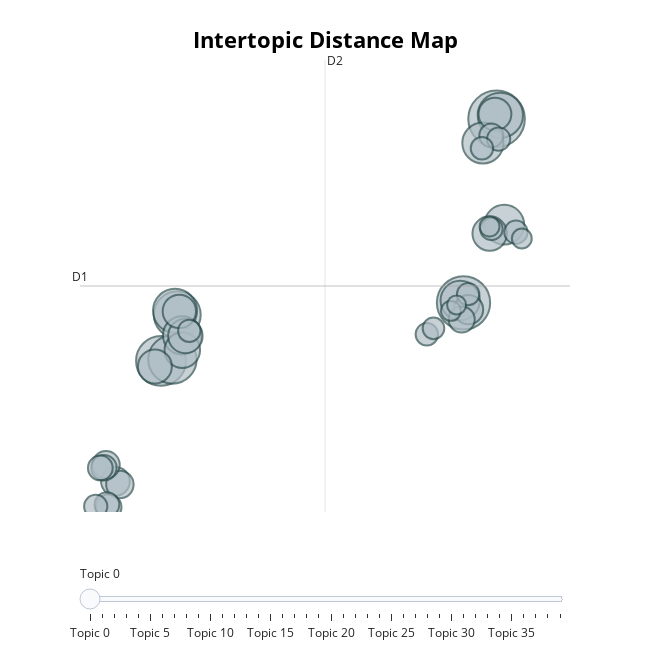

Notebook code for this chart:
### Code cell
model.visualize_topics(custom_labels=True)

### Figure 1 — Plotly figure (JSON) as saved in the notebook; plotly's stock layout.template omitted (floating-point values rounded to 4 significant figures)
{"data": [{"customdata": [[0, "capitol | trump | terrorist | riot | people", 89], [1, "trump | wa | feel | love | day", 79], [2, "vote | ballot | state | election | trump", 69], [3, "biden | vote biden | manifest | vote | 45 electoral", 65], [4, "biden | plan | policy | tax | student", 61], [5, "supporter | trump supporter | support | trump | support trump", 57], [6, "money | trump | economy | tax | year", 54], [7, "trump | world | trump trump | real | country", 47], [8, "trump | think | term | crazy | office", 44], [9, "twitter | tweet | trump | medium | tr", 43], [10, "harris | kamala | black | kamala harris | biden harris", 41], [11, "biden | joe biden | joe | thewayiseeit | thewayiseeit thewayiseeit", 35], [12, "vaccine | vaccinated | biden | coronavirus vaccine | vaccination", 33], [13, "court | supreme court | supreme | lawyer | trump lawyer", 33], [14, "party | gop | republicans | deep | trump", 32], [15, "border | immigration | biden | ha | biden administration", 31], [16, "white | racist | black | white supremacist | supremacist", 30], [17, "woodward | cnn | jack | film | video", 24], [18, "concede | communist | loses | conceded | losing", 23], [19, "accept | biden | votes | won | lost", 21], [20, "putin | russia | moscow mitch | moscow | mitch", 21], [21, "christian | devil | god | satan | celebrant", 19], [22, "lie | lied | trump lie | lying | deceive", 18], [23, "china | hunter biden | hunter | biden | email", 18], [24, "gun | atf | biden | end | severe", 17], [25, "fact | biden | lie | dog | ample", 17], [26, "trump wa | mean trump | year trump | trump | did", 16], [27, "impeached | impeachment | trump impeachment | senate | house", 15], [28, "awful | ve | trump president | worse | trump", 15], [29, "biden | money mouth_face | mouth_face | money | hunter", 15], [30, "debate | final | biden | trump biden | biden debate", 14], [31, "care | miss trump | mrs | kevin sorbo | sorbo", 14], [32, "2020 | trump pence | pence 2020 | trump 2020 | pence", 14], [33, "virus | infected | country | virus did | tested", 14], [34, "pardon | trump pardon | prison | pardon trump | pension", 14], [35, "remove | fix | library | remove trump | death", 13], [36, "covid | ploy | trump covid | responsible | covid 19", 11], [37, "parler | did trump | trump did | 2001 | leaving free", 11], [38, "mask | wear | wear mask | wearing mask | wearing", 11], [39, "died | americans died | people | death | americans", 10]], "hovertemplate": "<b>Topic %{customdata[0]}</b><br>%{customdata[1]}<br>Size: %{customdata[2]}", "legendgroup": "", "marker": {"color": "#B0BEC5", "line": {"color": "DarkSlateGrey", "width": 2}, "size": [89, 79, 69, 65, 61, 57, 54, 47, 44, 43, 41, 35, 33, 33, 32, 31, 30, 24, 23, 21, 21, 19, 18, 18, 17, 17, 16, 15, 15, 15, 14, 14, 14, 14, 14, 13, 11, 11, 11, 10], "sizemode": "area", "sizeref": 0.05563, "symbol": "circle"}, "mode": "markers", "name": "", "orientation": "v", "showlegend": false, "type": "scatter", "x": [10.88, 9.665, -1.453, -1.032, -0.8541, 11.02, -0.9363, 10.38, 11.16, 9.544, -0.6749, -0.67, 10.63, -0.5563, -1.677, -0.7783, 10.82, 9.848, -3.127, -2.963, -3.474, 9.597, -3.373, -3.55, -3.682, -3.44, 10.69, 10.96, 11.59, -3.851, -0.4122, 9.835, 10.34, 10.69, 8.317, 8.561, 10.62, 11.81, 9.202, 9.41], "xaxis": "x", "y": [11.49, 5.543, 3.668, 3.714, 5.162, 11.61, 5.286, 10.71, 8.069, 5.619, 4.494, 4.012, 7.782, 4.475, 3.485, 5.268, 11.64, 5.325, -0.2255, -0.3277, 0.3086, 5.006, -1.057, 0.2124, 0.2077, -0.9788, 10.95, 10.84, 7.829, -1.036, 4.639, 5.825, 10.54, 7.933, 4.527, 4.72, 8.009, 7.624, 5.283, 5.473], "yaxis": "y"}], "layout": {"annotations": [{"showarrow": false, "text": "D1", "x": -4.429, "y": 6.088, "yshift": 10}, {"showarrow": false, "text": "D2", "x": 4.575, "xshift": 10, "y": 13.39}], "height": 650, "hoverlabel": {"bgcolor": "white", "font": {"family": "Rockwell", "size": 16}}, "legend": {"itemsizing": "constant", "tracegroupgap": 0}, "margin": {"t": 60}, "shapes": [{"line": {"color": "#CFD8DC", "width": 2}, "type": "line", "x0": 4.575, "x1": 4.575, "y0": -1.216, "y1": 13.39}, {"line": {"color": "#9E9E9E", "width": 2}, "type": "line", "x0": -4.429, "x1": 13.58, "y0": 6.088, "y1": 6.088}], "sliders": [{"active": 0, "pad": {"t": 50}, "steps": [{"args": [{"marker.color": [["red", "#B0BEC5", "#B0BEC5", "#B0BEC5", "#B0BEC5", "#B0BEC5", "#B0BEC5", "#B0BEC5", "#B0BEC5", "#B0BEC5", "#B0BEC5", "#B0BEC5", "#B0BEC5", "#B0BEC5", "#B0BEC5", "#B0BEC5", "#B0BEC5", "#B0BEC5", "#B0BEC5", "#B0BEC5", "#B0BEC5", "#B0BEC5", "#B0BEC5", "#B0BEC5", "#B0BEC5", "#B0BEC5", "#B0BEC5", "#B0BEC5", "#B0BEC5", "#B0BEC5", "#B0BEC5", "#B0BEC5", "#B0BEC5", "#B0BEC5", "#B0BEC5", "#B0BEC5", "#B0BEC5", "#B0BEC5", "#B0BEC5", "#B0BEC5"]]}], "label": "Topic 0", "method": "update"}, {"args": [{"marker.color": [["#B0BEC5", "red", "#B0BEC5", "#B0BEC5", "#B0BEC5", "#B0BEC5", "#B0BEC5", "#B0BEC5", "#B0BEC5", "#B0BEC5", "#B0BEC5", "#B0BEC5", "#B0BEC5", "#B0BEC5", "#B0BEC5", "#B0BEC5", "#B0BEC5", "#B0BEC5", "#B0BEC5", "#B0BEC5", "#B0BEC5", "#B0BEC5", "#B0BEC5", "#B0BEC5", "#B0BEC5", "#B0BEC5", "#B0BEC5", "#B0BEC5", "#B0BEC5", "#B0BEC5", "#B0BEC5", "#B0BEC5", "#B0BEC5", "#B0BEC5", "#B0BEC5", "#B0BEC5", "#B0BEC5", "#B0BEC5", "#B0BEC5", "#B0BEC5"]]}], "label": "Topic 1", "method": "update"}, {"args": [{"marker.color": [["#B0BEC5", "#B0BEC5", "red", "#B0BEC5", "#B0BEC5", "#B0BEC5", "#B0BEC5", "#B0BEC5", "#B0BEC5", "#B0BEC5", "#B0BEC5", "#B0BEC5", "#B0BEC5", "#B0BEC5", "#B0BEC5", "#B0BEC5", "#B0BEC5", "#B0BEC5", "#B0BEC5", "#B0BEC5", "#B0BEC5", "#B0BEC5", "#B0BEC5", "#B0BEC5", "#B0BEC5", "#B0BEC5", "#B0BEC5", "#B0BEC5", "#B0BEC5", "#B0BEC5", "#B0BEC5", "#B0BEC5", "#B0BEC5", "#B0BEC5", "#B0BEC5", "#B0BEC5", "#B0BEC5", "#B0BEC5", "#B0BEC5", "#B0BEC5"]]}], "label": "Topic 2", "method": "update"}, {"args": [{"marker.color": [["#B0BEC5", "#B0BEC5", "#B0BEC5", "red", "#B0BEC5", "#B0BEC5", "#B0BEC5", "#B0BEC5", "#B0BEC5", "#B0BEC5", "#B0BEC5", "#B0BEC5", "#B0BEC5", "#B0BEC5", "#B0BEC5", "#B0BEC5", "#B0BEC5", "#B0BEC5", "#B0BEC5", "#B0BEC5", "#B0BEC5", "#B0BEC5", "#B0BEC5", "#B0BEC5", "#B0BEC5", "#B0BEC5", "#B0BEC5", "#B0BEC5", "#B0BEC5", "#B0BEC5", "#B0BEC5", "#B0BEC5", "#B0BEC5", "#B0BEC5", "#B0BEC5", "#B0BEC5", "#B0BEC5", "#B0BEC5", "#B0BEC5", "#B0BEC5"]]}], "label": "Topic 3", "method": "update"}, {"args": [{"marker.color": [["#B0BEC5", "#B0BEC5", "#B0BEC5", "#B0BEC5", "red", "#B0BEC5", "#B0BEC5", "#B0BEC5", "#B0BEC5", "#B0BEC5", "#B0BEC5", "#B0BEC5", "#B0BEC5", "#B0BEC5", "#B0BEC5", "#B0BEC5", "#B0BEC5", "#B0BEC5", "#B0BEC5", "#B0BEC5", "#B0BEC5", "#B0BEC5", "#B0BEC5", "#B0BEC5", "#B0BEC5", "#B0BEC5", "#B0BEC5", "#B0BEC5", "#B0BEC5", "#B0BEC5", "#B0BEC5", "#B0BEC5", "#B0BEC5", "#B0BEC5", "#B0BEC5", "#B0BEC5", "#B0BEC5", "#B0BEC5", "#B0BEC5", "#B0BEC5"]]}], "label": "Topic 4", "method": "update"}, {"args": [{"marker.color": [["#B0BEC5", "#B0BEC5", "#B0BEC5", "#B0BEC5", "#B0BEC5", "red", "#B0BEC5", "#B0BEC5", "#B0BEC5", "#B0BEC5", "#B0BEC5", "#B0BEC5", "#B0BEC5", "#B0BEC5", "#B0BEC5", "#B0BEC5", "#B0BEC5", "#B0BEC5", "#B0BEC5", "#B0BEC5", "#B0BEC5", "#B0BEC5", "#B0BEC5", "#B0BEC5", "#B0BEC5", "#B0BEC5", "#B0BEC5", "#B0BEC5", "#B0BEC5", "#B0BEC5", "#B0BEC5", "#B0BEC5", "#B0BEC5", "#B0BEC5", "#B0BEC5", "#B0BEC5", "#B0BEC5", "#B0BEC5", "#B0BEC5", "#B0BEC5"]]}], "label": "Topic 5", "method": "update"}, {"args": [{"marker.color": [["#B0BEC5", "#B0BEC5", "#B0BEC5", "#B0BEC5", "#B0BEC5", "#B0BEC5", "red", "#B0BEC5", "#B0BEC5", "#B0BEC5", "#B0BEC5", "#B0BEC5", "#B0BEC5", "#B0BEC5", "#B0BEC5", "#B0BEC5", "#B0BEC5", "#B0BEC5", "#B0BEC5", "#B0BEC5", "#B0BEC5", "#B0BEC5", "#B0BEC5", "#B0BEC5", "#B0BEC5", "#B0BEC5", "#B0BEC5", "#B0BEC5", "#B0BEC5", "#B0BEC5", "#B0BEC5", "#B0BEC5", "#B0BEC5", "#B0BEC5", "#B0BEC5", "#B0BEC5", "#B0BEC5", "#B0BEC5", "#B0BEC5", "#B0BEC5"]]}], "label": "Topic 6", "method": "update"}, {"args": [{"marker.color": [["#B0BEC5", "#B0BEC5", "#B0BEC5", "#B0BEC5", "#B0BEC5", "#B0BEC5", "#B0BEC5", "red", "#B0BEC5", "#B0BEC5", "#B0BEC5", "#B0BEC5", "#B0BEC5", "#B0BEC5", "#B0BEC5", "#B0BEC5", "#B0BEC5", "#B0BEC5", "#B0BEC5", "#B0BEC5", "#B0BEC5", "#B0BEC5", "#B0BEC5", "#B0BEC5", "#B0BEC5", "#B0BEC5", "#B0BEC5", "#B0BEC5", "#B0BEC5", "#B0BEC5", "#B0BEC5", "#B0BEC5", "#B0BEC5", "#B0BEC5", "#B0BEC5", "#B0BEC5", "#B0BEC5", "#B0BEC5", "#B0BEC5", "#B0BEC5"]]}], "label": "Topic 7", "method": "update"}, {"args": [{"marker.color": [["#B0BEC5", "#B0BEC5", "#B0BEC5", "#B0BEC5", "#B0BEC5", "#B0BEC5", "#B0BEC5", "#B0BEC5", "red", "#B0BEC5", "#B0BEC5", "#B0BEC5", "#B0BEC5", "#B0BEC5", "#B0BEC5", "#B0BEC5", "#B0BEC5", "#B0BEC5", "#B0BEC5", "#B0BEC5", "#B0BEC5", "#B0BEC5", "#B0BEC5", "#B0BEC5", "#B0BEC5", "#B0BEC5", "#B0BEC5", "#B0BEC5", "#B0BEC5", "#B0BEC5", "#B0BEC5", "#B0BEC5", "#B0BEC5", "#B0BEC5", "#B0BEC5", "#B0BEC5", "#B0BEC5", "#B0BEC5", "#B0BEC5", "#B0BEC5"]]}], "label": "Topic 8", "method": "update"}, {"args": [{"marker.color": [["#B0BEC5", "#B0BEC5", "#B0BEC5", "#B0BEC5", "#B0BEC5", "#B0BEC5", "#B0BEC5", "#B0BEC5", "#B0BEC5", "red", "#B0BEC5", "#B0BEC5", "#B0BEC5", "#B0BEC5", "#B0BEC5", "#B0BEC5", "#B0BEC5", "#B0BEC5", "#B0BEC5", "#B0BEC5", "#B0BEC5", "#B0BEC5", "#B0BEC5", "#B0BEC5", "#B0BEC5", "#B0BEC5", "#B0BEC5", "#B0BEC5", "#B0BEC5", "#B0BEC5", "#B0BEC5", "#B0BEC5", "#B0BEC5", "#B0BEC5", "#B0BEC5", "#B0BEC5", "#B0BEC5", "#B0BEC5", "#B0BEC5", "#B0BEC5"]]}], "label": "Topic 9", "method": "update"}, {"args": [{"marker.color": [["#B0BEC5", "#B0BEC5", "#B0BEC5", "#B0BEC5", "#B0BEC5", "#B0BEC5", "#B0BEC5", "#B0BEC5", "#B0BEC5", "#B0BEC5", "red", "#B0BEC5", "#B0BEC5", "#B0BEC5", "#B0BEC5", "#B0BEC5", "#B0BEC5", "#B0BEC5", "#B0BEC5", "#B0BEC5", "#B0BEC5", "#B0BEC5", "#B0BEC5", "#B0BEC5", "#B0BEC5", "#B0BEC5", "#B0BEC5", "#B0BEC5", "#B0BEC5", "#B0BEC5", "#B0BEC5", "#B0BEC5", "#B0BEC5", "#B0BEC5", "#B0BEC5", "#B0BEC5", "#B0BEC5", "#B0BEC5", "#B0BEC5", "#B0BEC5"]]}], "label": "Topic 10", "method": "update"}, {"args": [{"marker.color": [["#B0BEC5", "#B0BEC5", "#B0BEC5", "#B0BEC5", "#B0BEC5", "#B0BEC5", "#B0BEC5", "#B0BEC5", "#B0BEC5", "#B0BEC5", "#B0BEC5", "red", "#B0BEC5", "#B0BEC5", "#B0BEC5", "#B0BEC5", "#B0BEC5", "#B0BEC5", "#B0BEC5", "#B0BEC5", "#B0BEC5", "#B0BEC5", "#B0BEC5", "#B0BEC5", "#B0BEC5", "#B0BEC5", "#B0BEC5", "#B0BEC5", "#B0BEC5", "#B0BEC5", "#B0BEC5", "#B0BEC5", "#B0BEC5", "#B0BEC5", "#B0BEC5", "#B0BEC5", "#B0BEC5", "#B0BEC5", "#B0BEC5", "#B0BEC5"]]}], "label": "Topic 11", "method": "update"}, {"args": [{"marker.color": [["#B0BEC5", "#B0BEC5", "#B0BEC5", "#B0BEC5", "#B0BEC5", "#B0BEC5", "#B0BEC5", "#B0BEC5", "#B0BEC5", "#B0BEC5", "#B0BEC5", "#B0BEC5", "red", "#B0BEC5", "#B0BEC5", "#B0BEC5", "#B0BEC5", "#B0BEC5", "#B0BEC5", "#B0BEC5", "#B0BEC5", "#B0BEC5", "#B0BEC5", "#B0BEC5", "#B0BEC5", "#B0BEC5", "#B0BEC5", "#B0BEC5", "#B0BEC5", "#B0BEC5", "#B0BEC5", "#B0BEC5", "#B0BEC5", "#B0BEC5", "#B0BEC5", "#B0BEC5", "#B0BEC5", "#B0BEC5", "#B0BEC5", "#B0BEC5"]]}], "label": "Topic 12", "method": "update"}, {"args": [{"marker.color": [["#B0BEC5", "#B0BEC5", "#B0BEC5", "#B0BEC5", "#B0BEC5", "#B0BEC5", "#B0BEC5", "#B0BEC5", "#B0BEC5", "#B0BEC5", "#B0BEC5", "#B0BEC5", "#B0BEC5", "red", "#B0BEC5", "#B0BEC5", "#B0BEC5", "#B0BEC5", "#B0BEC5", "#B0BEC5", "#B0BEC5", "#B0BEC5", "#B0BEC5", "#B0BEC5", "#B0BEC5", "#B0BEC5", "#B0BEC5", "#B0BEC5", "#B0BEC5", "#B0BEC5", "#B0BEC5", "#B0BEC5", "#B0BEC5", "#B0BEC5", "#B0BEC5", "#B0BEC5", "#B0BEC5", "#B0BEC5", "#B0BEC5", "#B0BEC5"]]}], "label": "Topic 13", "method": "update"}, {"args": [{"marker.color": [["#B0BEC5", "#B0BEC5", "#B0BEC5", "#B0BEC5", "#B0BEC5", "#B0BEC5", "#B0BEC5", "#B0BEC5", "#B0BEC5", "#B0BEC5", "#B0BEC5", "#B0BEC5", "#B0BEC5", "#B0BEC5", "red", "#B0BEC5", "#B0BEC5", "#B0BEC5", "#B0BEC5", "#B0BEC5", "#B0BEC5", "#B0BEC5", "#B0BEC5", "#B0BEC5", "#B0BEC5", "#B0BEC5", "#B0BEC5", "#B0BEC5", "#B0BEC5", "#B0BEC5", "#B0BEC5", "#B0BEC5", "#B0BEC5", "#B0BEC5", "#B0BEC5", "#B0BEC5", "#B0BEC5", "#B0BEC5", "#B0BEC5", "#B0BEC5"]]}], "label": "Topic 14", "method": "update"}, {"args": [{"marker.color": [["#B0BEC5", "#B0BEC5", "#B0BEC5", "#B0BEC5", "#B0BEC5", "#B0BEC5", "#B0BEC5", "#B0BEC5", "#B0BEC5", "#B0BEC5", "#B0BEC5", "#B0BEC5", "#B0BEC5", "#B0BEC5", "#B0BEC5", "red", "#B0BEC5", "#B0BEC5", "#B0BEC5", "#B0BEC5", "#B0BEC5", "#B0BEC5", "#B0BEC5", "#B0BEC5", "#B0BEC5", "#B0BEC5", "#B0BEC5", "#B0BEC5", "#B0BEC5", "#B0BEC5", "#B0BEC5", "#B0BEC5", "#B0BEC5", "#B0BEC5", "#B0BEC5", "#B0BEC5", "#B0BEC5", "#B0BEC5", "#B0BEC5", "#B0BEC5"]]}], "label": "Topic 15", "method": "update"}, {"args": [{"marker.color": [["#B0BEC5", "#B0BEC5", "#B0BEC5", "#B0BEC5", "#B0BEC5", "#B0BEC5", "#B0BEC5", "#B0BEC5", "#B0BEC5", "#B0BEC5", "#B0BEC5", "#B0BEC5", "#B0BEC5", "#B0BEC5", "#B0BEC5", "#B0BEC5", "red", "#B0BEC5", "#B0BEC5", "#B0BEC5", "#B0BEC5", "#B0BEC5", "#B0BEC5", "#B0BEC5", "#B0BEC5", "#B0BEC5", "#B0BEC5", "#B0BEC5", "#B0BEC5", "#B0BEC5", "#B0BEC5", "#B0BEC5", "#B0BEC5", "#B0BEC5", "#B0BEC5", "#B0BEC5", "#B0BEC5", "#B0BEC5", "#B0BEC5", "#B0BEC5"]]}], "label": "Topic 16", "method": "update"}, {"args": [{"marker.color": [["#B0BEC5", "#B0BEC5", "#B0BEC5", "#B0BEC5", "#B0BEC5", "#B0BEC5", "#B0BEC5", "#B0BEC5", "#B0BEC5", "#B0BEC5", "#B0BEC5", "#B0BEC5", "#B0BEC5", "#B0BEC5", "#B0BEC5", "#B0BEC5", "#B0BEC5", "red", "#B0BEC5", "#B0BEC5", "#B0BEC5", "#B0BEC5", "#B0BEC5", "#B0BEC5", "#B0BEC5", "#B0BEC5", "#B0BEC5", "#B0BEC5", "#B0BEC5", "#B0BEC5", "#B0BEC5", "#B0BEC5", "#B0BEC5", "#B0BEC5", "#B0BEC5", "#B0BEC5", "#B0BEC5", "#B0BEC5", "#B0BEC5", "#B0BEC5"]]}], "label": "Topic 17", "method": "update"}, {"args": [{"marker.color": [["#B0BEC5", "#B0BEC5", "#B0BEC5", "#B0BEC5", "#B0BEC5", "#B0BEC5", "#B0BEC5", "#B0BEC5", "#B0BEC5", "#B0BEC5", "#B0BEC5", "#B0BEC5", "#B0BEC5", "#B0BEC5", "#B0BEC5", "#B0BEC5", "#B0BEC5", "#B0BEC5", "red", "#B0BEC5", "#B0BEC5", "#B0BEC5", "#B0BEC5", "#B0BEC5", "#B0BEC5", "#B0BEC5", "#B0BEC5", "#B0BEC5", "#B0BEC5", "#B0BEC5", "#B0BEC5", "#B0BEC5", "#B0BEC5", "#B0BEC5", "#B0BEC5", "#B0BEC5", "#B0BEC5", "#B0BEC5", "#B0BEC5", "#B0BEC5"]]}], "label": "Topic 18", "method": "update"}, {"args": [{"marker.color": [["#B0BEC5", "#B0BEC5", "#B0BEC5", "#B0BEC5", "#B0BEC5", "#B0BEC5", "#B0BEC5", "#B0BEC5", "#B0BEC5", "#B0BEC5", "#B0BEC5", "#B0BEC5", "#B0BEC5", "#B0BEC5", "#B0BEC5", "#B0BEC5", "#B0BEC5", "#B0BEC5", "#B0BEC5", "red", "#B0BEC5", "#B0BEC5", "#B0BEC5", "#B0BEC5", "#B0BEC5", "#B0BEC5", "#B0BEC5", "#B0BEC5", "#B0BEC5", "#B0BEC5", "#B0BEC5", "#B0BEC5", "#B0BEC5", "#B0BEC5", "#B0BEC5", "#B0BEC5", "#B0BEC5", "#B0BEC5", "#B0BEC5", "#B0BEC5"]]}], "label": "Topic 19", "method": "update"}, {"args": [{"marker.color": [["#B0BEC5", "#B0BEC5", "#B0BEC5", "#B0BEC5", "#B0BEC5", "#B0BEC5", "#B0BEC5", "#B0BEC5", "#B0BEC5", "#B0BEC5", "#B0BEC5", "#B0BEC5", "#B0BEC5", "#B0BEC5", "#B0BEC5", "#B0BEC5", "#B0BEC5", "#B0BEC5", "#B0BEC5", "#B0BEC5", "red", "#B0BEC5", "#B0BEC5", "#B0BEC5", "#B0BEC5", "#B0BEC5", "#B0BEC5", "#B0BEC5", "#B0BEC5", "#B0BEC5", "#B0BEC5", "#B0BEC5", "#B0BEC5", "#B0BEC5", "#B0BEC5", "#B0BEC5", "#B0BEC5", "#B0BEC5", "#B0BEC5", "#B0BEC5"]]}], "label": "Topic 20", "method": "update"}, {"args": [{"marker.color": [["#B0BEC5", "#B0BEC5", "#B0BEC5", "#B0BEC5", "#B0BEC5", "#B0BEC5", "#B0BEC5", "#B0BEC5", "#B0BEC5", "#B0BEC5", "#B0BEC5", "#B0BEC5", "#B0BEC5", "#B0BEC5", "#B0BEC5", "#B0BEC5", "#B0BEC5", "#B0BEC5", "#B0BEC5", "#B0BEC5", "#B0BEC5", "red", "#B0BEC5", "#B0BEC5", "#B0BEC5", "#B0BEC5", "#B0BEC5", "#B0BEC5", "#B0BEC5", "#B0BEC5", "#B0BEC5", "#B0BEC5", "#B0BEC5", "#B0BEC5", "#B0BEC5", "#B0BEC5", "#B0BEC5", "#B0BEC5", "#B0BEC5", "#B0BEC5"]]}], "label": "Topic 21", "method": "update"}, {"args": [{"marker.color": [["#B0BEC5", "#B0BEC5", "#B0BEC5", "#B0BEC5", "#B0BEC5", "#B0BEC5", "#B0BEC5", "#B0BEC5", "#B0BEC5", "#B0BEC5", "#B0BEC5", "#B0BEC5", "#B0BEC5", "#B0BEC5", "#B0BEC5", "#B0BEC5", "#B0BEC5", "#B0BEC5", "#B0BEC5", "#B0BEC5", "#B0BEC5", "#B0BEC5", "red", "#B0BEC5", "#B0BEC5", "#B0BEC5", "#B0BEC5", "#B0BEC5", "#B0BEC5", "#B0BEC5", "#B0BEC5", "#B0BEC5", "#B0BEC5", "#B0BEC5", "#B0BEC5", "#B0BEC5", "#B0BEC5", "#B0BEC5", "#B0BEC5", "#B0BEC5"]]}], "label": "Topic 22", "method": "update"}, {"args": [{"marker.color": [["#B0BEC5", "#B0BEC5", "#B0BEC5", "#B0BEC5", "#B0BEC5", "#B0BEC5", "#B0BEC5", "#B0BEC5", "#B0BEC5", "#B0BEC5", "#B0BEC5", "#B0BEC5", "#B0BEC5", "#B0BEC5", "#B0BEC5", "#B0BEC5", "#B0BEC5", "#B0BEC5", "#B0BEC5", "#B0BEC5", "#B0BEC5", "#B0BEC5", "#B0BEC5", "red", "#B0BEC5", "#B0BEC5", "#B0BEC5", "#B0BEC5", "#B0BEC5", "#B0BEC5", "#B0BEC5", "#B0BEC5", "#B0BEC5", "#B0BEC5", "#B0BEC5", "#B0BEC5", "#B0BEC5", "#B0BEC5", "#B0BEC5", "#B0BEC5"]]}], "label": "Topic 23", "method": "update"}, {"args": [{"marker.color": [["#B0BEC5", "#B0BEC5", "#B0BEC5", "#B0BEC5", "#B0BEC5", "#B0BEC5", "#B0BEC5", "#B0BEC5", "#B0BEC5", "#B0BEC5", "#B0BEC5", "#B0BEC5", "#B0BEC5", "#B0BEC5", "#B0BEC5", "#B0BEC5", "#B0BEC5", "#B0BEC5", "#B0BEC5", "#B0BEC5", "#B0BEC5", "#B0BEC5", "#B0BEC5", "#B0BEC5", "red", "#B0BEC5", "#B0BEC5", "#B0BEC5", "#B0BEC5", "#B0BEC5", "#B0BEC5", "#B0BEC5", "#B0BEC5", "#B0BEC5", "#B0BEC5", "#B0BEC5", "#B0BEC5", "#B0BEC5", "#B0BEC5", "#B0BEC5"]]}], "label": "Topic 24", "method": "update"}, {"args": [{"marker.color": [["#B0BEC5", "#B0BEC5", "#B0BEC5", "#B0BEC5", "#B0BEC5", "#B0BEC5", "#B0BEC5", "#B0BEC5", "#B0BEC5", "#B0BEC5", "#B0BEC5", "#B0BEC5", "#B0BEC5", "#B0BEC5", "#B0BEC5", "#B0BEC5", "#B0BEC5", "#B0BEC5", "#B0BEC5", "#B0BEC5", "#B0BEC5", "#B0BEC5", "#B0BEC5", "#B0BEC5", "#B0BEC5", "red", "#B0BEC5", "#B0BEC5", "#B0BEC5", "#B0BEC5", "#B0BEC5", "#B0BEC5", "#B0BEC5", "#B0BEC5", "#B0BEC5", "#B0BEC5", "#B0BEC5", "#B0BEC5", "#B0BEC5", "#B0BEC5"]]}], "label": "Topic 25", "method": "update"}, {"args": [{"marker.color": [["#B0BEC5", "#B0BEC5", "#B0BEC5", "#B0BEC5", "#B0BEC5", "#B0BEC5", "#B0BEC5", "#B0BEC5", "#B0BEC5", "#B0BEC5", "#B0BEC5", "#B0BEC5", "#B0BEC5", "#B0BEC5", "#B0BEC5", "#B0BEC5", "#B0BEC5", "#B0BEC5", "#B0BEC5", "#B0BEC5", "#B0BEC5", "#B0BEC5", "#B0BEC5", "#B0BEC5", "#B0BEC5", "#B0BEC5", "red", "#B0BEC5", "#B0BEC5", "#B0BEC5", "#B0BEC5", "#B0BEC5", "#B0BEC5", "#B0BEC5", "#B0BEC5", "#B0BEC5", "#B0BEC5", "#B0BEC5", "#B0BEC5", "#B0BEC5"]]}], "label": "Topic 26", "method": "update"}, {"args": [{"marker.color": [["#B0BEC5", "#B0BEC5", "#B0BEC5", "#B0BEC5", "#B0BEC5", "#B0BEC5", "#B0BEC5", "#B0BEC5", "#B0BEC5", "#B0BEC5", "#B0BEC5", "#B0BEC5", "#B0BEC5", "#B0BEC5", "#B0BEC5", "#B0BEC5", "#B0BEC5", "#B0BEC5", "#B0BEC5", "#B0BEC5", "#B0BEC5", "#B0BEC5", "#B0BEC5", "#B0BEC5", "#B0BEC5", "#B0BEC5", "#B0BEC5", "red", "#B0BEC5", "#B0BEC5", "#B0BEC5", "#B0BEC5", "#B0BEC5", "#B0BEC5", "#B0BEC5", "#B0BEC5", "#B0BEC5", "#B0BEC5", "#B0BEC5", "#B0BEC5"]]}], "label": "Topic 27", "method": "update"}, {"args": [{"marker.color": [["#B0BEC5", "#B0BEC5", "#B0BEC5", "#B0BEC5", "#B0BEC5", "#B0BEC5", "#B0BEC5", "#B0BEC5", "#B0BEC5", "#B0BEC5", "#B0BEC5", "#B0BEC5", "#B0BEC5", "#B0BEC5", "#B0BEC5", "#B0BEC5", "#B0BEC5", "#B0BEC5", "#B0BEC5", "#B0BEC5", "#B0BEC5", "#B0BEC5", "#B0BEC5", "#B0BEC5", "#B0BEC5", "#B0BEC5", "#B0BEC5", "#B0BEC5", "red", "#B0BEC5", "#B0BEC5", "#B0BEC5", "#B0BEC5", "#B0BEC5", "#B0BEC5", "#B0BEC5", "#B0BEC5", "#B0BEC5", "#B0BEC5", "#B0BEC5"]]}], "label": "Topic 28", "method": "update"}, {"args": [{"marker.color": [["#B0BEC5", "#B0BEC5", "#B0BEC5", "#B0BEC5", "#B0BEC5", "#B0BEC5", "#B0BEC5", "#B0BEC5", "#B0BEC5", "#B0BEC5", "#B0BEC5", "#B0BEC5", "#B0BEC5", "#B0BEC5", "#B0BEC5", "#B0BEC5", "#B0BEC5", "#B0BEC5", "#B0BEC5", "#B0BEC5", "#B0BEC5", "#B0BEC5", "#B0BEC5", "#B0BEC5", "#B0BEC5", "#B0BEC5", "#B0BEC5", "#B0BEC5", "#B0BEC5", "red", "#B0BEC5", "#B0BEC5", "#B0BEC5", "#B0BEC5", "#B0BEC5", "#B0BEC5", "#B0BEC5", "#B0BEC5", "#B0BEC5", "#B0BEC5"]]}], "label": "Topic 29", "method": "update"}, {"args": [{"marker.color": [["#B0BEC5", "#B0BEC5", "#B0BEC5", "#B0BEC5", "#B0BEC5", "#B0BEC5", "#B0BEC5", "#B0BEC5", "#B0BEC5", "#B0BEC5", "#B0BEC5", "#B0BEC5", "#B0BEC5", "#B0BEC5", "#B0BEC5", "#B0BEC5", "#B0BEC5", "#B0BEC5", "#B0BEC5", "#B0BEC5", "#B0BEC5", "#B0BEC5", "#B0BEC5", "#B0BEC5", "#B0BEC5", "#B0BEC5", "#B0BEC5", "#B0BEC5", "#B0BEC5", "#B0BEC5", "red", "#B0BEC5", "#B0BEC5", "#B0BEC5", "#B0BEC5", "#B0BEC5", "#B0BEC5", "#B0BEC5", "#B0BEC5", "#B0BEC5"]]}], "label": "Topic 30", "method": "update"}, {"args": [{"marker.color": [["#B0BEC5", "#B0BEC5", "#B0BEC5", "#B0BEC5", "#B0BEC5", "#B0BEC5", "#B0BEC5", "#B0BEC5", "#B0BEC5", "#B0BEC5", "#B0BEC5", "#B0BEC5", "#B0BEC5", "#B0BEC5", "#B0BEC5", "#B0BEC5", "#B0BEC5", "#B0BEC5", "#B0BEC5", "#B0BEC5", "#B0BEC5", "#B0BEC5", "#B0BEC5", "#B0BEC5", "#B0BEC5", "#B0BEC5", "#B0BEC5", "#B0BEC5", "#B0BEC5", "#B0BEC5", "#B0BEC5", "red", "#B0BEC5", "#B0BEC5", "#B0BEC5", "#B0BEC5", "#B0BEC5", "#B0BEC5", "#B0BEC5", "#B0BEC5"]]}], "label": "Topic 31", "method": "update"}, {"args": [{"marker.color": [["#B0BEC5", "#B0BEC5", "#B0BEC5", "#B0BEC5", "#B0BEC5", "#B0BEC5", "#B0BEC5", "#B0BEC5", "#B0BEC5", "#B0BEC5", "#B0BEC5", "#B0BEC5", "#B0BEC5", "#B0BEC5", "#B0BEC5", "#B0BEC5", "#B0BEC5", "#B0BEC5", "#B0BEC5", "#B0BEC5", "#B0BEC5", "#B0BEC5", "#B0BEC5", "#B0BEC5", "#B0BEC5", "#B0BEC5", "#B0BEC5", "#B0BEC5", "#B0BEC5", "#B0BEC5", "#B0BEC5", "#B0BEC5", "red", "#B0BEC5", "#B0BEC5", "#B0BEC5", "#B0BEC5", "#B0BEC5", "#B0BEC5", "#B0BEC5"]]}], "label": "Topic 32", "method": "update"}, {"args": [{"marker.color": [["#B0BEC5", "#B0BEC5", "#B0BEC5", "#B0BEC5", "#B0BEC5", "#B0BEC5", "#B0BEC5", "#B0BEC5", "#B0BEC5", "#B0BEC5", "#B0BEC5", "#B0BEC5", "#B0BEC5", "#B0BEC5", "#B0BEC5", "#B0BEC5", "#B0BEC5", "#B0BEC5", "#B0BEC5", "#B0BEC5", "#B0BEC5", "#B0BEC5", "#B0BEC5", "#B0BEC5", "#B0BEC5", "#B0BEC5", "#B0BEC5", "#B0BEC5", "#B0BEC5", "#B0BEC5", "#B0BEC5", "#B0BEC5", "#B0BEC5", "red", "#B0BEC5", "#B0BEC5", "#B0BEC5", "#B0BEC5", "#B0BEC5", "#B0BEC5"]]}], "label": "Topic 33", "method": "update"}, {"args": [{"marker.color": [["#B0BEC5", "#B0BEC5", "#B0BEC5", "#B0BEC5", "#B0BEC5", "#B0BEC5", "#B0BEC5", "#B0BEC5", "#B0BEC5", "#B0BEC5", "#B0BEC5", "#B0BEC5", "#B0BEC5", "#B0BEC5", "#B0BEC5", "#B0BEC5", "#B0BEC5", "#B0BEC5", "#B0BEC5", "#B0BEC5", "#B0BEC5", "#B0BEC5", "#B0BEC5", "#B0BEC5", "#B0BEC5", "#B0BEC5", "#B0BEC5", "#B0BEC5", "#B0BEC5", "#B0BEC5", "#B0BEC5", "#B0BEC5", "#B0BEC5", "#B0BEC5", "red", "#B0BEC5", "#B0BEC5", "#B0BEC5", "#B0BEC5", "#B0BEC5"]]}], "label": "Topic 34", "method": "update"}, {"args": [{"marker.color": [["#B0BEC5", "#B0BEC5", "#B0BEC5", "#B0BEC5", "#B0BEC5", "#B0BEC5", "#B0BEC5", "#B0BEC5", "#B0BEC5", "#B0BEC5", "#B0BEC5", "#B0BEC5", "#B0BEC5", "#B0BEC5", "#B0BEC5", "#B0BEC5", "#B0BEC5", "#B0BEC5", "#B0BEC5", "#B0BEC5", "#B0BEC5", "#B0BEC5", "#B0BEC5", "#B0BEC5", "#B0BEC5", "#B0BEC5", "#B0BEC5", "#B0BEC5", "#B0BEC5", "#B0BEC5", "#B0BEC5", "#B0BEC5", "#B0BEC5", "#B0BEC5", "#B0BEC5", "red", "#B0BEC5", "#B0BEC5", "#B0BEC5", "#B0BEC5"]]}], "label": "Topic 35", "method": "update"}, {"args": [{"marker.color": [["#B0BEC5", "#B0BEC5", "#B0BEC5", "#B0BEC5", "#B0BEC5", "#B0BEC5", "#B0BEC5", "#B0BEC5", "#B0BEC5", "#B0BEC5", "#B0BEC5", "#B0BEC5", "#B0BEC5", "#B0BEC5", "#B0BEC5", "#B0BEC5", "#B0BEC5", "#B0BEC5", "#B0BEC5", "#B0BEC5", "#B0BEC5", "#B0BEC5", "#B0BEC5", "#B0BEC5", "#B0BEC5", "#B0BEC5", "#B0BEC5", "#B0BEC5", "#B0BEC5", "#B0BEC5", "#B0BEC5", "#B0BEC5", "#B0BEC5", "#B0BEC5", "#B0BEC5", "#B0BEC5", "red", "#B0BEC5", "#B0BEC5", "#B0BEC5"]]}], "label": "Topic 36", "method": "update"}, {"args": [{"marker.color": [["#B0BEC5", "#B0BEC5", "#B0BEC5", "#B0BEC5", "#B0BEC5", "#B0BEC5", "#B0BEC5", "#B0BEC5", "#B0BEC5", "#B0BEC5", "#B0BEC5", "#B0BEC5", "#B0BEC5", "#B0BEC5", "#B0BEC5", "#B0BEC5", "#B0BEC5", "#B0BEC5", "#B0BEC5", "#B0BEC5", "#B0BEC5", "#B0BEC5", "#B0BEC5", "#B0BEC5", "#B0BEC5", "#B0BEC5", "#B0BEC5", "#B0BEC5", "#B0BEC5", "#B0BEC5", "#B0BEC5", "#B0BEC5", "#B0BEC5", "#B0BEC5", "#B0BEC5", "#B0BEC5", "#B0BEC5", "red", "#B0BEC5", "#B0BEC5"]]}], "label": "Topic 37", "method": "update"}, {"args": [{"marker.color": [["#B0BEC5", "#B0BEC5", "#B0BEC5", "#B0BEC5", "#B0BEC5", "#B0BEC5", "#B0BEC5", "#B0BEC5", "#B0BEC5", "#B0BEC5", "#B0BEC5", "#B0BEC5", "#B0BEC5", "#B0BEC5", "#B0BEC5", "#B0BEC5", "#B0BEC5", "#B0BEC5", "#B0BEC5", "#B0BEC5", "#B0BEC5", "#B0BEC5", "#B0BEC5", "#B0BEC5", "#B0BEC5", "#B0BEC5", "#B0BEC5", "#B0BEC5", "#B0BEC5", "#B0BEC5", "#B0BEC5", "#B0BEC5", "#B0BEC5", "#B0BEC5", "#B0BEC5", "#B0BEC5", "#B0BEC5", "#B0BEC5", "red", "#B0BEC5"]]}], "label": "Topic 38", "method": "update"}, {"args": [{"marker.color": [["#B0BEC5", "#B0BEC5", "#B0BEC5", "#B0BEC5", "#B0BEC5", "#B0BEC5", "#B0BEC5", "#B0BEC5", "#B0BEC5", "#B0BEC5", "#B0BEC5", "#B0BEC5", "#B0BEC5", "#B0BEC5", "#B0BEC5", "#B0BEC5", "#B0BEC5", "#B0BEC5", "#B0BEC5", "#B0BEC5", "#B0BEC5", "#B0BEC5", "#B0BEC5", "#B0BEC5", "#B0BEC5", "#B0BEC5", "#B0BEC5", "#B0BEC5", "#B0BEC5", "#B0BEC5", "#B0BEC5", "#B0BEC5", "#B0BEC5", "#B0BEC5", "#B0BEC5", "#B0BEC5", "#B0BEC5", "#B0BEC5", "#B0BEC5", "red"]]}], "label": "Topic 39", "method": "update"}]}], "title": {"font": {"color": "Black", "size": 22}, "text": "<b>Intertopic Distance Map</b>", "x": 0.5, "xanchor": "center", "y": 0.95, "yanchor": "top"}, "width": 650, "xaxis": {"anchor": "y", "domain": [0, 1], "range": [-4.429, 13.58], "title": {"text": ""}, "visible": false}, "yaxis": {"anchor": "x", "domain": [0, 1], "range": [-1.216, 13.39], "title": {"text": ""}, "visible": false}}}
